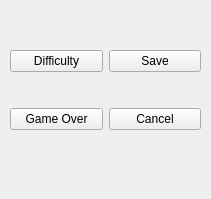
<?xml version="1.0" encoding="UTF-8"?>
<ui version="4.0">
 <class>Dialog</class>
 <widget class="QDockWidget" name="Dialog">
  <property name="geometry">
   <rect>
    <x>0</x>
    <y>0</y>
    <width>211</width>
    <height>199</height>
   </rect>
  </property>
  <property name="windowTitle">
   <string>Dialogs</string>
  </property>
  <widget class="QWidget" name="dockWidgetContents">
   <widget class="QWidget" name="gridLayoutWidget">
    <property name="geometry">
     <rect>
      <x>10</x>
      <y>20</y>
      <width>191</width>
      <height>141</height>
     </rect>
    </property>
    <layout class="QGridLayout" name="gridLayout">
     <item row="0" column="0">
      <widget class="QPushButton" name="diffButton">
       <property name="text">
        <string>Difficulty</string>
       </property>
      </widget>
     </item>
     <item row="1" column="0">
      <widget class="QPushButton" name="gameOverButton">
       <property name="text">
        <string>Game Over</string>
       </property>
      </widget>
     </item>
     <item row="0" column="1">
      <widget class="QPushButton" name="saveButton">
       <property name="text">
        <string>Save</string>
       </property>
      </widget>
     </item>
     <item row="1" column="1">
      <widget class="QPushButton" name="cancelButton">
       <property name="text">
        <string>Cancel</string>
       </property>
      </widget>
     </item>
    </layout>
   </widget>
  </widget>
 </widget>
 <resources/>
 <connections/>
</ui>
